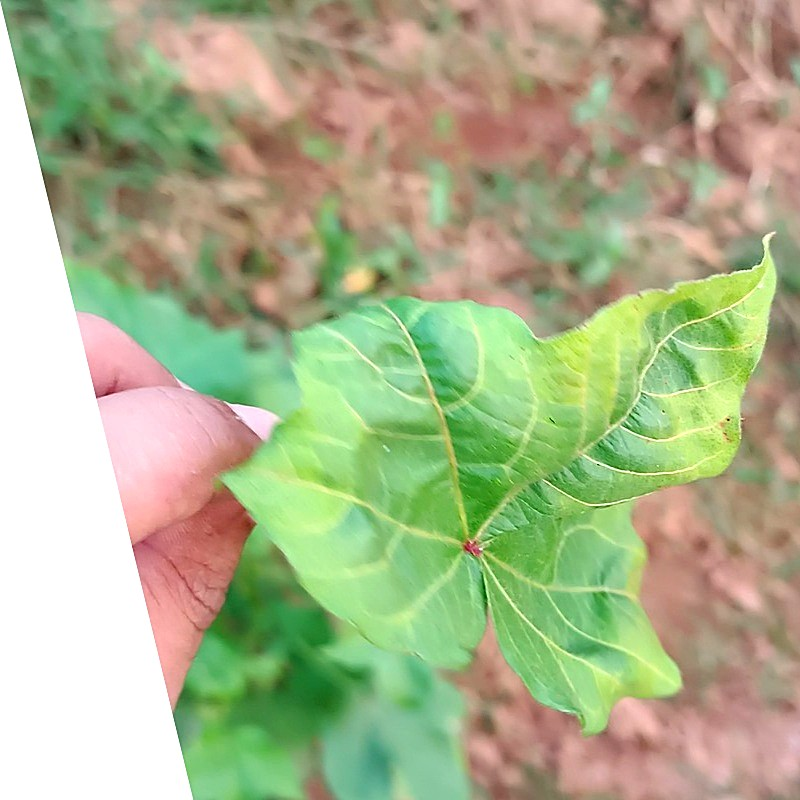
#> input picture failed_experiments/06_zero_shot_baselines/mlx_4vlm_benchmark_2026-06-25/images/augmented_Curl Virus0005.jpg, 800 x 800 px
$ python -i preprocessing_functions.py   (imports and definitions only)
#> lines starting #> are read from the running program, lines starting #| are printed output that depends on the picture
import cv2
import numpy as np

def preprocess_image(
    img,
    target_size=(224, 224),
    normalize=True,
    convert_to_gray=False
):
    # Resize
    img = cv2.resize(img, target_size)
    # Color conversion
    if convert_to_gray:
        img = cv2.cvtColor(img, cv2.COLOR_BGR2GRAY)
        img = np.expand_dims(img, axis=-1)
    # Normalize
    if normalize:
        img = img.astype("float32") / 255.0

    return img

def augment_image(img):
    # Horizontal flip
    if np.random.rand() < 0.5:
        img = cv2.flip(img, 1)

    # Brightness change
    factor = 0.8 + np.random.rand() * 0.4
    img = np.clip(img * factor, 0, 1)

    # Small rotation
    if np.random.rand() < 0.5:
        h, w = img.shape[:2]
        angle = np.random.uniform(-10, 10)
        M = cv2.getRotationMatrix2D((w // 2, h // 2), angle, 1)
        img = cv2.warpAffine(img, M, (w, h))

    return img

def training_preprocess(img):
    img = preprocess_image(img)
    img = augment_image(img)
    return img

def inference_preprocess(img):
    img = preprocess_image(img)
    return img

>>> import cv2
>>> picture = cv2.imread('../../../../failed_experiments/06_zero_shot_baselines/mlx_4vlm_benchmark_2026-06-25/images/augmented_Curl Virus0005.jpg')
#> picture is the input picture: shape (800, 800, 3); mean B, G, R 139.6, 179.2, 170.5
>>> result = training_preprocess(picture)
#> in augment_image, `img = np.clip(img * factor, 0, 1)`:
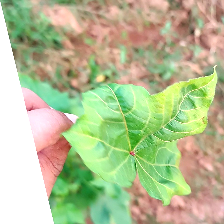
#> img: shape (224, 224, 3) float32; mean of channels 0, 1, 2 0.584, 0.751, 0.713; drawn as B, G, R

$ run again, on failed_experiments/06_zero_shot_baselines/mlx_4vlm_benchmark_2026-06-25/images/augmented_Curl Virus0033.jpg
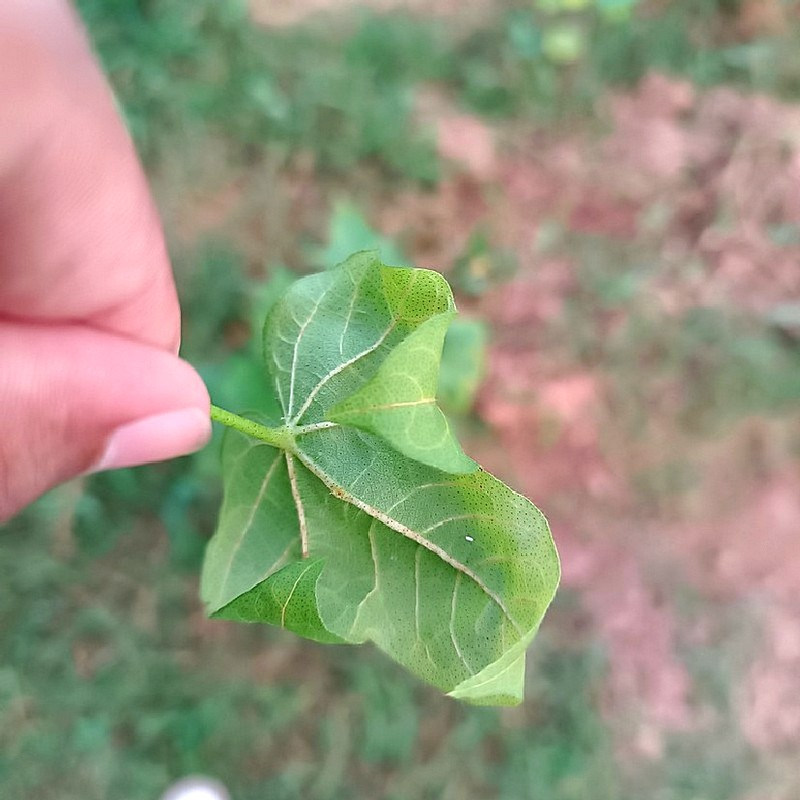
#> input picture failed_experiments/06_zero_shot_baselines/mlx_4vlm_benchmark_2026-06-25/images/augmented_Curl Virus0033.jpg, 800 x 800 px
#> picture is the input picture: shape (800, 800, 3); mean B, G, R 124.7, 148.9, 148.2
#> in augment_image, `img = np.clip(img * factor, 0, 1)`:
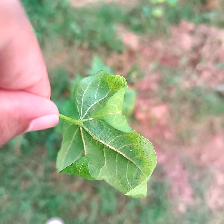
#> img: shape (224, 224, 3) float32; mean of channels 0, 1, 2 0.531, 0.634, 0.627; drawn as B, G, R

$ run again, on failed_experiments/06_zero_shot_baselines/mlx_4vlm_benchmark_2026-06-25/images/augmented_Leaf Redding0085.jpg
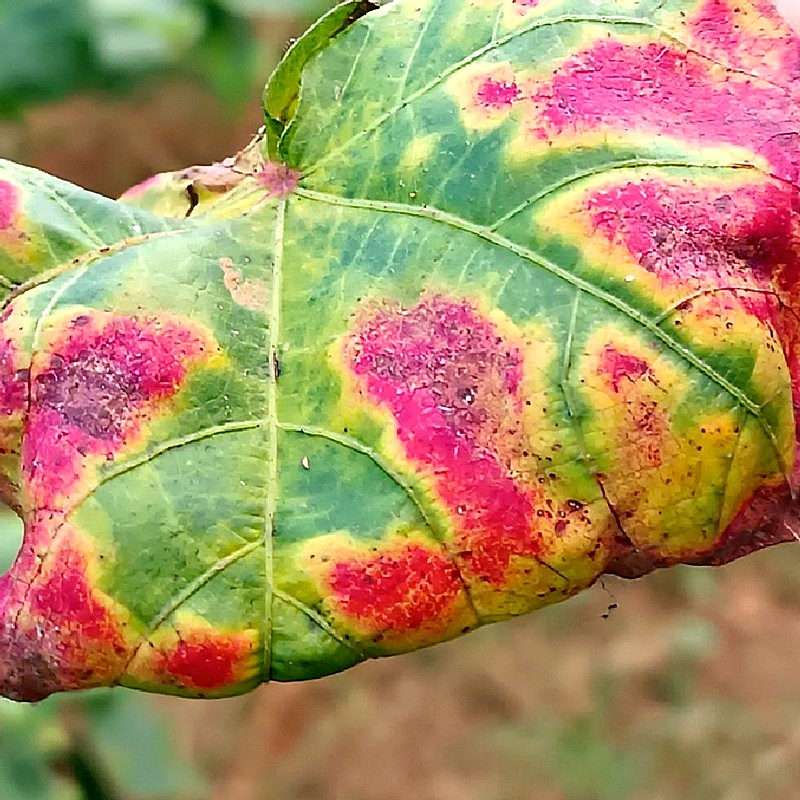
#> input picture failed_experiments/06_zero_shot_baselines/mlx_4vlm_benchmark_2026-06-25/images/augmented_Leaf Redding0085.jpg, 800 x 800 px
#> picture is the input picture: shape (800, 800, 3); mean B, G, R 99.2, 144.4, 170.1
#> in preprocess_image, `img = cv2.resize(img, target_size)`:
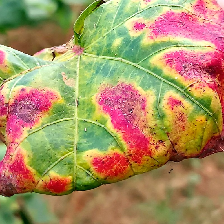
#> img: shape (224, 224, 3); mean of channels 0, 1, 2 99.1, 144.3, 170; drawn as B, G, R

$ run again, on failed_experiments/06_zero_shot_baselines/mlx_4vlm_benchmark_2026-06-25/images/augmented_Leaf Variegation0045.jpg
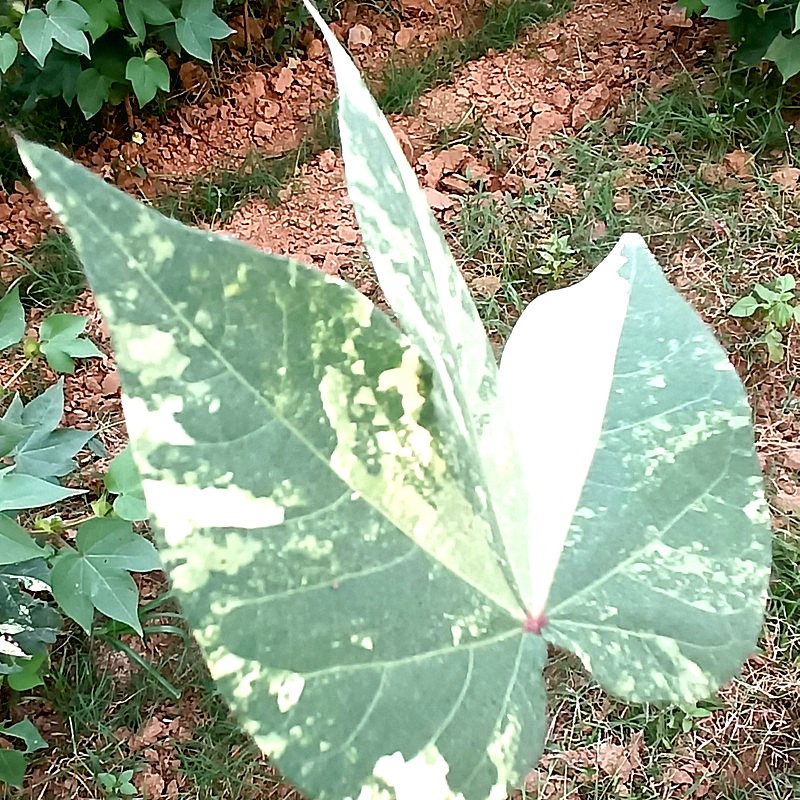
#> input picture failed_experiments/06_zero_shot_baselines/mlx_4vlm_benchmark_2026-06-25/images/augmented_Leaf Variegation0045.jpg, 800 x 800 px
#> picture is the input picture: shape (800, 800, 3); mean B, G, R 133.9, 158.1, 146.5
#> in preprocess_image, `img = cv2.resize(img, target_size)`:
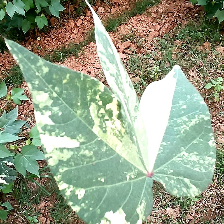
#> img: shape (224, 224, 3); mean of channels 0, 1, 2 133.9, 158.1, 146.5; drawn as B, G, R
